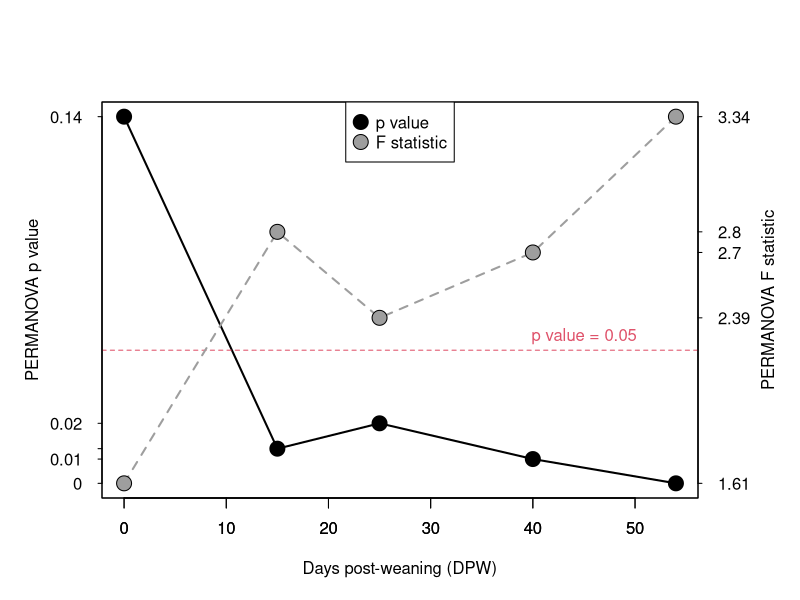

This chart was generated by the following R code: (Note: this script raises an error after producing the figure.)

library(vegan)

map <- read.csv("data/ASD_map.csv",
                header=TRUE,
                row.names=1)

map$sample.id <- paste0(map$mouse,
                        ".",
                        substr(map$genotype, 1, 1),
                        ".",
                        map$time)

otu <- read.csv("data/FD_OTU_mice21.csv",
                row.names = 1,
                header = T)


otu <- otu[match(map$sample.id, row.names(otu)),]


map$cage <- paste0(map$genotype, ".", map$sex)

map$invsimp <- diversity(otu, "invsimp")
m.dist <- vegdist(otu)
map$discription <- paste("day", map$time, map$genotype)

map$color[map$genotype == "mutant"] <-  "#D55E00"
map$color[map$genotype != "mutant"] <-  "#F0E442"

mice <- unique(map$mouse)

map$bc.from.start <- NA
map$intial.invsimpt <- NA


for(i in 1 : length(mice)){

  otu.pick <- otu[map$mouse == mice[i],]
  map.pick <- map[map$mouse == mice[i],]

  res <- as.matrix(vegdist(otu.pick))[ 1 , ]

  aa <- map.pick$invsimp[map.pick$time == 0]
  if(length(aa)== 1){

    for(j in 1 : length( res)){
      # add distance tp map one at a time
      map$bc.from.start[row.names(map) == names(res)[j]] <-  res [j]

    }

    map$intial.invsimp[map$mouse == mice[i]] <-
      map.pick$invsimp[map.pick$time == 0]
  }
}







asd.summary <- matrix(nrow = 5, ncol = 16)
colnames(asd.summary) <- c("PERMANOVA p val", "F stat", "DF", "R2",
                           "bc mu to WT", "bc mu",
                           "bc WT", "mean bc",
                           "mu.centroid", "control.centroid", "bc.centroids",
                           "wilk.mu", "wilk.control",
                           "t test p val", "t stat", "t DF")
rownames(asd.summary) <- unique(map$time)
asd.summary <-  as.data.frame(asd.summary)

time.line <- sort(unique(map$time))
dist.list <- list()
bb <- list()

for(i in 1 : 5){
  # summarize each timepoint
  now <- time.line[i]

  otu.pick <- otu[map$time == now , ]
  map.pick <- map[map$time == now , ]

  assign(paste0("otu.", now), otu.pick)
  assign(paste0("map.", now), map.pick)

  # PERMANOVA
  res <- adonis2(otu.pick ~ map.pick$genotype, permutations = 9999)
  asd.summary $`PERMANOVA p val`[i] <- res$`Pr(>F)`[1]
  asd.summary $`F stat`[i] <- res$F[1]
  asd.summary $`PERMANOVA DF`[i] <- res$Df[1]
  asd.summary $`PERMANOVA R2`[i] <- res$R2[1]

  # explore distance matrix
  pick.dist <- as.matrix(vegdist(otu.pick))
  between.dist <- pick.dist[map.pick$genotype == "control",
                            map.pick$genotype ==  "mutant"]

  mu.dist <- as.dist(pick.dist[map.pick$genotype == "mutant",
                               map.pick$genotype ==  "mutant"])

  con.dist <- as.dist(pick.dist[map.pick$genotype == "control",
                                map.pick$genotype ==  "control"])


  asd.summary$`bc mu to WT`[i] <- mean(between.dist)
  asd.summary$`bc mu`[i] <- mean(mu.dist)
  asd.summary$`bc WT`[i] <- mean(con.dist)
  asd.summary$bc[i] <- mean(pick.dist)# overall BC

  # evaluate beta dispersion
  beta.res <- betadisper(vegdist(otu.pick), map.pick$genotype, type = "centroid")

  if(all(names(beta.res$distances) == row.names(map.pick))){
    map$bc.centroid[row.names(map) %in% names(beta.res$distances)] <- beta.res$distances
  }

  asd.summary$mu.centroid[i] <- mean(beta.res$distances[beta.res$group == "mutant"])
  asd.summary$control.centroid[i] <- mean(beta.res$distances[beta.res$group == "control"])
  asd.summary$bc.centroids[i] <- dist(beta.res$centroids)


  # perform T test; is their a difference in how deterministic/selective
  # the are the mice are of their microbiomes.

  # qqnorm(con.dist)# all looked normal
  # qqnorm(mu.dist)

  asd.summary$wilk.mu[i] <- shapiro.test(mu.dist)$p.value# used to reject NULL hypothesis of normality
  asd.summary$wilk.control[i] <- shapiro.test(con.dist)$p.value



  t.res <- t.test(as.vector(mu.dist),  as.vector(con.dist))

  asd.summary$`t test p val`[i] <- t.res$p.value
  asd.summary$`t stat`[i] <- t.res$statistic
  asd.summary$`t DF`[i] <- t.res$parameter

  w.res <- wilcox.test(as.vector(mu.dist),  as.vector(con.dist))
  asd.summary$`w test p val`[i] <- w.res$p.value

  # Save lists of distance values for box/violin plots

  aa  <- list(as.vector(mu.dist),
              as.vector(con.dist),
              as.vector(between.dist))

  names(aa) <- paste("day", now,
                     c("mutant", "control", "between"))

  bb <-  c(bb, aa)

  dist.list[[i]] <-  list(as.vector(between.dist),
                          as.vector(mu.dist),
                          as.vector(con.dist))
  names(  dist.list[[i]]) <- c("between", "mutant", "control")

  ##### ALPHA DIVERSITY

  alpha.t <- t.test(map.pick$invsimp ~ map.pick$genotype)
  asd.summary$alpha.t.pval[i] <- alpha.t$p.value
}

for(i in 1 : 5){
  # add bc to centroid to maps of each time point
  now <- time.line[i]

  otu.pick <- otu[map$time == now , ]
  map.pick <- map[map$time == now , ]

  assign(paste0("otu.", now), otu.pick)
  assign(paste0("map.", now), map.pick)
}

{

  par(mfrow=c(1, 1))
  par(mar=c(5.1, 5.1, 5.1, 5.1))

  p <- asd.summary$`PERMANOVA p val`

  plot(asd.summary$`PERMANOVA p val` ~ time.line, col = 1, lwd = 2,
       xlab = "Days post-weaning (DPW)",
       ylab = "", type = "l",   yaxt='n')

  points(p ~ time.line,
         pch = 21,
         bg = 1,
         cex = 2)

  abline (h = 0.05, lty = 2, col = 2)

  axis(2, at= p ,labels=round(p ,digits=2),
       col.axis=1, las=2, cex.axis=1, tck=-.01,
       col = 1)

  mtext("PERMANOVA p value", side=2, line=3, cex.lab=1,
        las=3, col=1)
  text(45, .055, "p value = 0.05", col = 2)

  par(new=TRUE)

  f <- asd.summary$`F stat`
  plot(asd.summary$`F stat` ~ time.line, type = "l",  xlab = "",
       ylab = "",  yaxt='n', col = 8, lwd = 2, lty = 2)

  points(asd.summary$`F stat` ~ time.line,
         pch = 21, bg = 8, cex = 2)

  axis(4, at=f,labels=round(f,digits=2),
       col.axis=1, las=2, cex.axis=1, tck=-.01, col = 1)
  mtext("PERMANOVA F statistic", side=4, line=3, cex.lab=1,
        las=3,  col = 1)

  legend("top",
         pch = 21,
         pt.cex = 2,
         pt.bg = c(1, 8),
         legend = c("p value", "F statistic"))
}


source_data_3b <- cbind(time.line,
                        asd.summary$`PERMANOVA p val`,
                        asd.summary$`F stat`)

colnames(source_data_3b) <- c("DPW", "PERMANOVA p val", "PERMANOVA F stat")

source_data_3b <- cbind("", "", source_data_3b)

source_data_3b[1,1] <- "Figure 3b"

write.csv(source_data_3b,"source_data/source_data_3b.csv", row.names = F)

write.table(asd.summary[,1:4], "Statistical_summaries/Fig_3ab_tests.txt")


